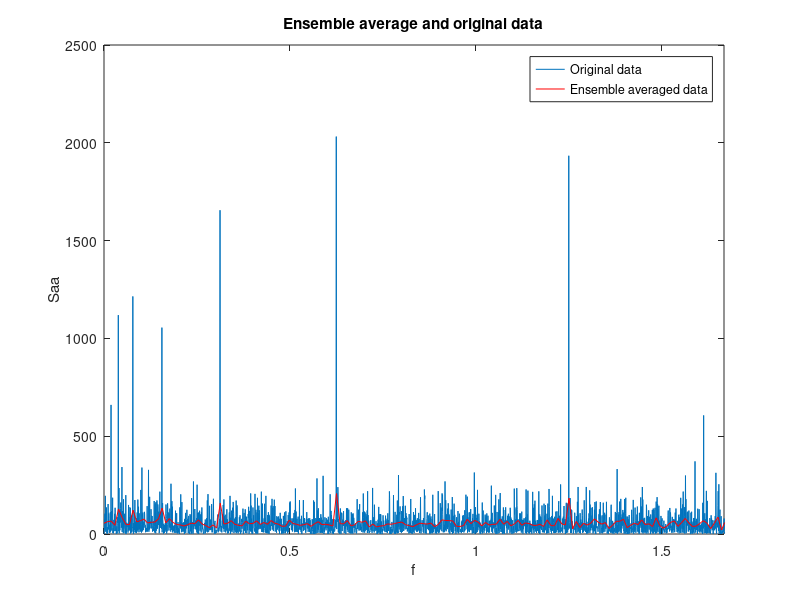

MATLAB code for this plot:
clear all
%Question 1:

%Variables
fs=10; %sampling frequency (Hz)
N=16384; %length of data
T=N/fs; %total time (1/Hz = seconds) 
delf=1/T; %discretized frequency
fN=fs/2; %nyquist frequency

%a=spectra_test_practice(:,1); %create a vector of data numbers
%import spectral data as given from course website
load spectra_test_practice.dat;
a=spectra_test_practice-mean(spectra_test_practice); 

Len=2^12; %dictates the length of each bin, in this case each will be 4096
NN=N/Len; %number of bins that are created by the length L, in this case will be 4 bins
Saatemp=zeros(Len,1); %creates a vector of zeros, length L that will be populated by for loop
Saa_avg=zeros(Len,1); %creates a vector of zeros, length L that will be populated by for loop

for i=1:NN                  %index from 1 to the number of bin being created
    atemp=a(1+(i-1)*Len:i*Len); %for index 1, the bin will go from 1 to L. For index 2, the bin will go from L+1 to 2L 
    A=fft(atemp); %do fast fourier transform
    AA=conj(A).*A; %calculate the conjugate, has to be .* to make sure its element by element
    Saatemp=(AA)*(1/(Len*fs)); %gives discrete domains, and creates a vector for spectral peaks of data (equation given in notes)
    Saa_avg=Saa_avg+Saatemp; %write over and store the information for the fft from the for loop
end
Saa4=Saa_avg/NN; %Saa for case with 4 bins
fMaxRes=fs/Len; %max resolution frequency 
f4=linspace(0,fs-fMaxRes,Len); %makes the x-axis for frequency vectors

%--------------------------------------------------------------------------------------------------------------------------------------------------
Len=2^10; %dictates the length of each bin, in this case each will be 1024
NN=N/Len; %number of bins that are created by the length L, in this case will be 16 bins
Saatemp=zeros(Len,1); %creates a vector of zeros, length L that will be populated by for loop
Saa_avg=zeros(Len,1);

%i am doing autospectral density function, not fft
for i=1:NN                  %index from 1 to the number of bin being created
    atemp=a(1+(i-1)*Len:i*Len); %for index 1, the bin will go from 1 to L. For index 2, the bin will go from L+1 to 2L 
    A=fft(atemp); %do fast fourier transform
    AA=conj(A).*A; %calculate the conjugate, has to be .* to make sure its element by element
    Saatemp=(AA)*(1/(Len*fs)); %gives discrete domains, and creates a vector for spectral peaks of data (equation given in notes)
    Saa_avg=Saa_avg+Saatemp; %write over and store the information for the fft from the for loop
end
Saa16=Saa_avg/NN; %Saa for case with 16 bins
fMaxRes=fs/Len; %max resolution frequency 
f16=linspace(0,fs-fMaxRes,Len); %makes the x-axis for frequency vectors

%--------------------------------------------------------------------------------------------------------------------------------------------------
Len=N; %dictates the length of each bin, in this case each will be 16384
NN=N/Len; %number of bins that are created by the length L, in this case will be 1 bin
Saatemp=zeros(Len,1); %creates a vector of zeros, length L that will be populated by for loop
Saa_avg=zeros(Len,1);

for i=1:NN                  %index from 1 to the number of bin being created
    atemp=a(1+(i-1)*Len:i*Len); %for index 1, the bin will go from 1 to L. For index 2, the bin will go from L+1 to 2L 
    A=fft(atemp); %do fast fourier transform
    AA=A.*conj(A); %calculate the conjugate, has to be .* to make sure its element by element
    Saatemp=(AA)*(1/(Len*fs)); %gives discrete domains, and creates a vector for spectral peaks of data (equation given in notes)
    Saa_avg=Saa_avg+Saatemp; %write over and store the information for the fft from the for loop
end
Saa1=Saa_avg/NN; %Saa for case with 1 bin
fMaxRes=fs/Len; %max resolution frequency 
f1=linspace(0,fs-fMaxRes,Len); %makes the x-axis for frequency vectors

%--------------------------------------------------------------------------------------------------------------------------------------------------%--------------------------------------------------------------------------------------------------------------------------------------------------

%check to make sure that all inputs are correct
check=(sum(Saa_avg)*delf)/(var(a,1)); %should be equal to 1

figure()
plot(f1,Saa1,'DisplayName','Original data')
hold on
plot(f16,Saa16,'red','DisplayName','Ensemble averaged data')
title('Ensemble average and original data')
xlabel('f')
ylabel('Saa')
legend('show')
%hold on
%plot (f1,Saa1,'yellow');
xlim ([0 fN/3])

%this doesn't work because it only returns 3 unique values (because the graph is symmetric)
%to extract 
%want to find max of red because its max peaks are the only true ones, so choose Saa2
% [yaxis,xaxis]=sort(Saa16,'descend'); %sort values from Saa in descending order
% maxvalues=yaxis(1:6); %yaxis is the max values on the yaxis
% indexmax=xaxis(1:6); %indexmax is where the max yaxis values are indexed
% 
% amp_desired=((Saa1(indexmax))*2)/N
% freq_desired=f1(indexmax)

%vector of uncorrected spectral autodensity 
UnA=[1934,2032,1655,1055,1215,1119];

%find actual amplitudes from spectral autodensity
AmpReal=2.*(sqrt((UnA.*fs.*16384)))./16384
